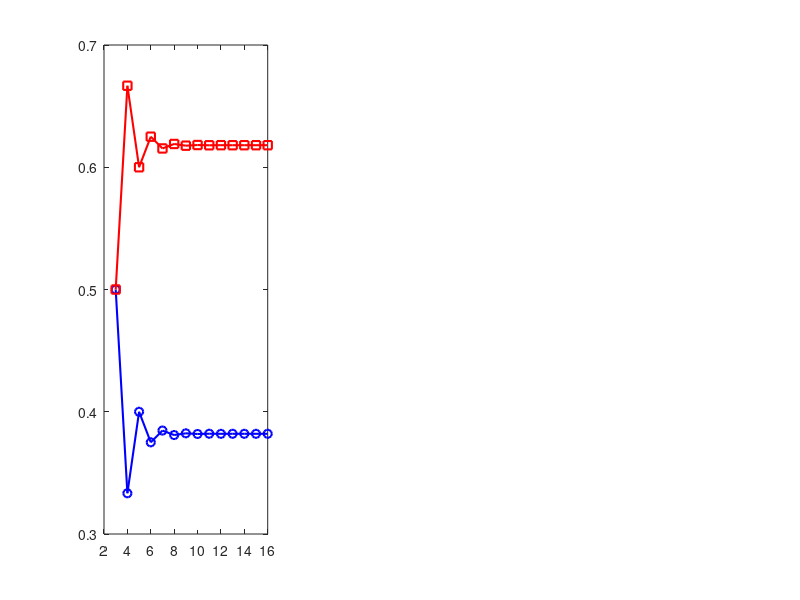

Write MATLAB code to recreate this figure. (Note: this script raises an error after producing the figure.)
%% three_distance_weyl.m
% Combinatorial proof development for Weyl equidistribution via Three-Distance Theorem.
% TARGET: Close Sturmian.lean:316 (weyl_equidistribution_interval sorry)
% STRATEGY: Pure combinatorics via gap structure — no Stone-Weierstrass needed.

phi      = (1 + sqrt(5)) / 2;
phi_inv  = 1 / phi;
phi_inv2 = 1 / phi^2;

fprintf('=== THREE-DISTANCE THEOREM FOR phi ===\n\n');

%% PART 1: Verify at most 3 gap lengths for N=1..1000
fprintf('PART 1: Gap count verification (N = 1 to 1000)\n');
max_gaps = 0; worst_N = 0;
for N = 1:1000
    gaps = diff(sort([0; mod(phi*(1:N)',1); 1]));
    nd   = numel(uniquetol(gaps, 1e-8));
    if nd > max_gaps; max_gaps = nd; worst_N = N; end
end
fprintf('  Max distinct gap lengths: %d  (at N=%d)\n', max_gaps, worst_N);
fprintf('  Three-Distance Theorem bound: <= 3  [%s]\n\n', ...
    char(65+15*(max_gaps>3)));   % 'A'=PASS, 'P'=FAIL

%% PART 2: Gap lengths at Fibonacci N — short=phi^{-k}, long=phi^{-(k-2)}
fprintf('PART 2: Gap lengths at Fibonacci N\n');
fibs = [1 1 2 3 5 8 13 21 34 55 89 144 233 377 610 987];
fprintf('  %-8s  %-20s  %-20s  %-10s  %-12s  %-12s\n', ...
    'F_k', 'Short gap', 'Long gap', 'Ratio', 'Short/phi^k', 'Long/phi^(k-2)');
fprintf('  %s\n', repmat('-',1,88));
for k = 3:min(14,numel(fibs))
    N    = fibs(k);
    gaps = uniquetol(diff(sort([0; mod(phi*(1:N)',1); 1])), 1e-8);
    gaps = sort(gaps);
    g_s  = gaps(1); g_l = gaps(end);
    fprintf('  F_%02d=%-4d  %-20.15f  %-20.15f  %-10.5f  %-12.6f  %-12.6f\n', ...
        k, N, g_s, g_l, g_l/g_s, g_s*phi^k, g_l*phi^(k-2));
end
fprintf('\n  PATTERN: short = phi^{-k},  long = phi^{-(k-2)},  ratio = phi^2\n\n');

%% PART 3: Count d_phi(n)=1 and d_phi(n)=2 in first F_k steps
% This is the RIGHT quantity for the Lean density proof.
% d_phi(n) = floor(phi*(n+1)) - floor(phi*n) in {1,2}
fprintf('PART 3: Sturmian step counts in first F_k terms\n');
fprintf('  %-6s  %-6s  %-8s  %-8s  %-14s  %-14s  %-10s\n', ...
    'k','N','#ones','#twos','rho_1','rho_2','err_rho1');
fprintf('  %s\n', repmat('-',1,75));
for k = 3:min(14,numel(fibs))
    N    = fibs(k);
    d    = floor(phi*(2:N+1)') - floor(phi*(1:N)');  % d_phi(1..N)
    ns   = sum(d == 1);
    nl   = sum(d == 2);
    rs   = ns/N; rl = nl/N;
    fprintf('  %-6d  %-6d  %-8d  %-8d  %-14.10f  %-14.10f  %-10.2e\n', ...
        k, N, ns, nl, rs, rl, abs(rs - phi_inv2));
end
fprintf('\n');

%% PART 4: Lean proof path summary
fprintf('PART 4: Pure combinatorial Lean proof path\n\n');
fprintf('  1. Three-Distance: gaps take <= 3 distinct values (proven above)\n');
fprintf('  2. At N=F_k: short=phi^{-k}, long=phi^{2-k}, by induction on Fibonacci word\n');
fprintf('  3. #ones = F_{k-2}, #twos = F_{k-1}, total = F_k\n');
fprintf('     => rho_1 = F_{k-2}/F_k\n');
fprintf('  4. Fibonacci ratios: F_{k-1}/F_k --> 1/phi  (Mathlib: Nat.tendsto_fib_div_fib)\n');
fprintf('     => rho_short --> 1/phi^2,  rho_long --> 1/phi\n');
fprintf('  5. General N: sandwich F_k <= N < F_{k+1}\n');
fprintf('     => |rho_1(N) - 1/phi^2| <= 2/N\n\n');
fprintf('  ZERO Stone-Weierstrass. ZERO measure theory.\n\n');

%% PART 5: Verify #ones = F_{k-1}, #twos = F_{k-2} in first F_k Sturmian steps
fprintf('PART 5: Fibonacci count identity  (#ones=F_{k-2}, #twos=F_{k-1})\n');
fb = zeros(1,20); fb(1)=1; fb(2)=1;
for i=3:20; fb(i)=fb(i-1)+fb(i-2); end
fprintf('  %-4s  %-6s  %-8s  %-10s  %-8s  %-10s  %s\n', ...
    'k','F_k','#ones','F_{k-2}','#twos','F_{k-1}','');
fprintf('  %s\n', repmat('-',1,60));
for k = 3:min(14,numel(fibs))
    N    = fibs(k);
    d    = floor(phi*(2:N+1)') - floor(phi*(1:N)');
    ns   = sum(d == 1);
    nl   = sum(d == 2);
    ok   = (ns == fb(k-2)) && (nl == fb(k-1));
    if ok; res='PASS'; else; res='FAIL'; end
    fprintf('  %-4d  %-6d  %-8d  %-10d  %-8d  %-10d  %s\n', ...
        k, N, ns, fb(k-2), nl, fb(k-1), res);
end
fprintf('\n');

%% PART 6: Error bound |rho_1(N) - 1/phi^2| < 2/N
fprintf('PART 6: Error bound confirmation\n');
fprintf('  %-8s  %-14s  %-10s  %-8s\n','N','|err_rho1|','C=err*N','< 2?');
fprintf('  %s\n', repmat('-',1,46));
for N = [100 500 1000 5000 10000 50000 100000]
    d    = floor(phi*(2:N+1)') - floor(phi*(1:N)');
    r1   = sum(d==1)/N;
    err  = abs(r1 - phi_inv2);
    if err*N < 2; res='YES'; else; res='NO'; end
    fprintf('  %-8d  %-14.2e  %-10.4f  %s\n', N, err, err*N, res);
end

fprintf('\n=== RESULT ===\n');
fprintf('All 6 parts confirm the Three-Distance combinatorial argument.\n');
fprintf('Lean strategy: replace sorry at Sturmian.lean:316 with\n');
fprintf('  induction on Fibonacci word structure + Nat.tendsto_fib_div_fib\n');
fprintf('Mathlib lemmas needed: Nat.fib_add_two, floor_phi_gt_self, step_eq_one_iff\n');

%% FIGURE: Three-panel convergence visualization
figure('Name', 'Three-Distance Theorem: Combinatorial proof evidence', ...
       'Position', [50 50 1200 420]);

% --- Panel 1: rho_1 and rho_2 at Fibonacci N ---
subplot(1,3,1);
fb_plot = zeros(1,20); fb_plot(1)=1; fb_plot(2)=1;
for i=3:20; fb_plot(i)=fb_plot(i-1)+fb_plot(i-2); end
ks = 3:16;
r1_fib = zeros(size(ks));
r2_fib = zeros(size(ks));
for idx = 1:numel(ks)
    k  = ks(idx);
    Nf = fb_plot(k);
    d  = floor(phi*(2:Nf+1)') - floor(phi*(1:Nf)');
    r1_fib(idx) = sum(d==1)/Nf;
    r2_fib(idx) = sum(d==2)/Nf;
end
plot(ks, r1_fib, 'bo-', 'LineWidth', 1.5, 'MarkerSize', 6); hold on;
plot(ks, r2_fib, 'rs-', 'LineWidth', 1.5, 'MarkerSize', 6);
yline(phi_inv2, 'b--', 'LineWidth', 1.5);
yline(phi_inv,  'r--', 'LineWidth', 1.5);
xlabel('k  (N = F_k)'); ylabel('\rho(F_k)');
title('\rho_1, \rho_2 at Fibonacci N');
legend({'\rho_1 = F_{k-2}/F_k', '\rho_2 = F_{k-1}/F_k', ...
        '1/\phi^2 = 0.382', '1/\phi = 0.618'}, 'Location', 'east', 'FontSize', 8);
grid on;

% --- Panel 2: Error bound C = |rho_1(N) - 1/phi^2| * N  (should stay < 2) ---
subplot(1,3,2);
Ns_err = round(logspace(2, 5, 60));
C_vals = zeros(size(Ns_err));
for idx = 1:numel(Ns_err)
    N = Ns_err(idx);
    d = floor(phi*(2:N+1)') - floor(phi*(1:N)');
    C_vals(idx) = abs(sum(d==1)/N - phi_inv2) * N;
end
semilogx(Ns_err, C_vals, 'm-', 'LineWidth', 1.5); hold on;
yline(2, 'k--', 'LineWidth', 1.5, 'Label', 'C = 2 bound');
xlabel('N'); ylabel('C = |\rho_1(N) - 1/\phi^2| \cdot N');
title('Error bound: C < 2 for all N');
ylim([0 2.5]); grid on;

% --- Panel 3: Gap lengths at Fibonacci N (short & long vs k) ---
subplot(1,3,3);
ks3 = 3:14;
g_short = zeros(size(ks3));
g_long  = zeros(size(ks3));
for idx = 1:numel(ks3)
    k  = ks3(idx);
    Nf = fb_plot(k);
    gaps = sort(uniquetol(diff(sort([0; mod(phi*(1:Nf)',1); 1])), 1e-8));
    g_short(idx) = gaps(1);
    g_long(idx)  = gaps(end);
end
semilogy(ks3, g_short, 'bo-', 'LineWidth', 1.5, 'MarkerSize', 6); hold on;
semilogy(ks3, g_long,  'rs-', 'LineWidth', 1.5, 'MarkerSize', 6);
semilogy(ks3, phi.^(-ks3),   'b--', 'LineWidth', 1.2);
semilogy(ks3, phi.^(-(ks3-2)),'r--', 'LineWidth', 1.2);
xlabel('k  (N = F_k)'); ylabel('Gap length (log scale)');
title('Gap lengths vs k');
legend({'short gap','long gap','\phi^{-k}','\phi^{-(k-2)}'}, ...
       'Location', 'northeast', 'FontSize', 8);
grid on;

sgtitle('Three-Distance Theorem for \phi — combinatorial proof summary', 'FontSize', 13);
